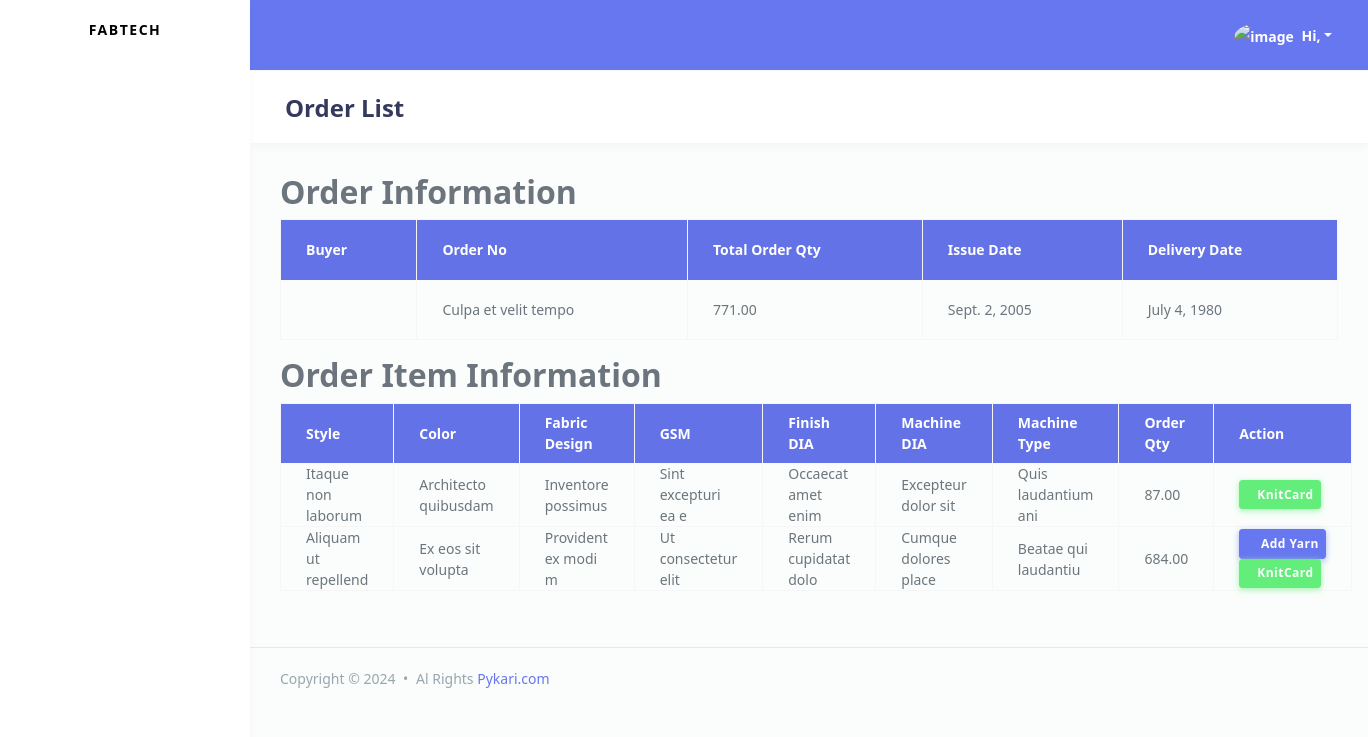
/fabricmanagement/order/1/, run on an earlier commit of the app's database.
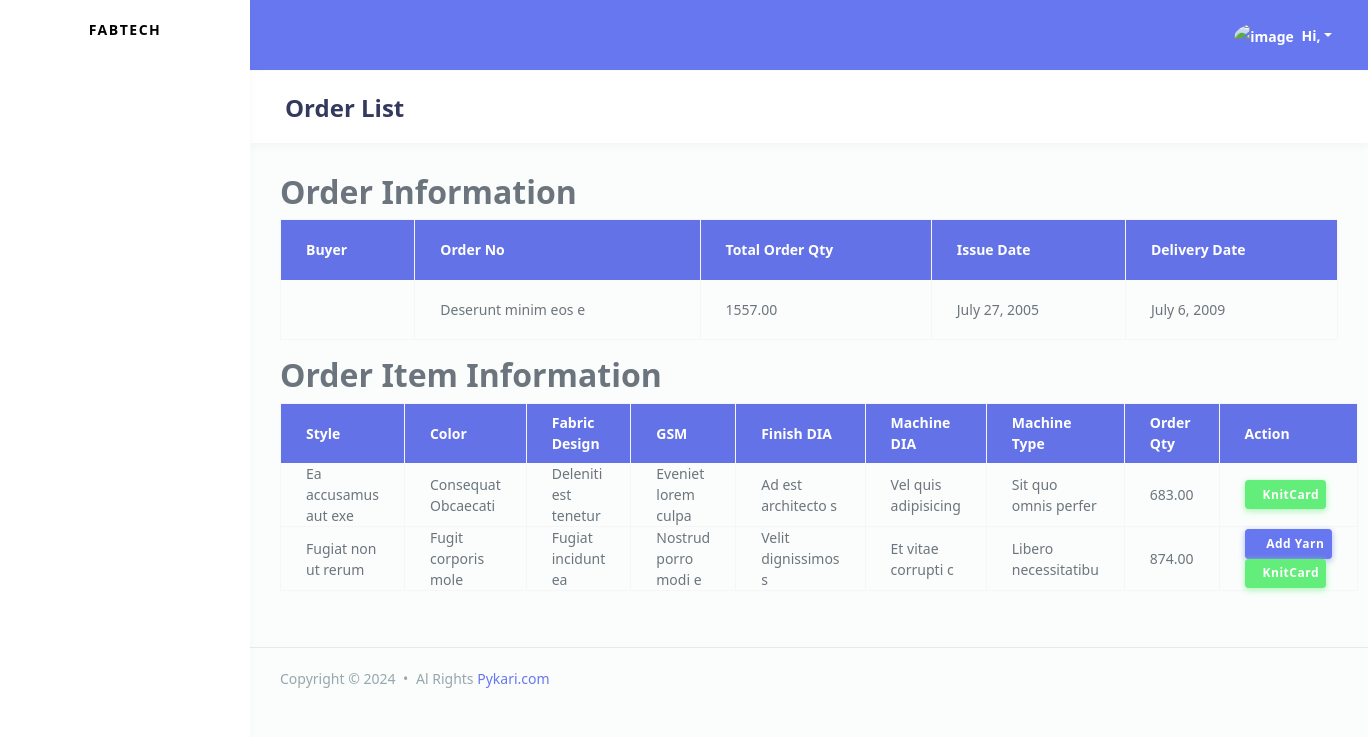
And on a later commit of the database.
### fabricmanagement/models.py (models this page shows)
class Order(models.Model):
    buyer = models.ForeignKey(Buyer,on_delete=models.CASCADE)
    order_no = models.CharField(max_length=255, db_index=True)
    order_type = models.CharField(max_length=255, db_index=True)
    total_order_qty = models.DecimalField(max_digits=10, decimal_places=2, default=0)
    total_knitcard_qty = models.DecimalField(max_digits=10, decimal_places=2, default=0)
    total_production_qty = models.DecimalField(max_digits=10, decimal_places=2, default=0)
    issue_date = models.DateField(db_index=True)
    shipment_date = models.DateField(db_index=True)
    created_at = models.DateTimeField(auto_now_add=True)
    updated_at = models.DateTimeField(auto_now=True)
    class Meta:
        indexes = [
            models.Index(fields=['issue_date']),
            models.Index(fields=['shipment_date']),
            models.Index(fields=['order_no']),
            models.Index(fields=['created_at']),
            models.Index(fields=['updated_at']),
        ]

class OrderItem(models.Model):
    order_id = models.ForeignKey(Order, on_delete=models.CASCADE, db_index=True, related_name='items')
    style = models.CharField(max_length=244, db_index=True)
    color = models.CharField(max_length=233, db_index=True)
    fabric_design = models.CharField(max_length=233, db_index=True)
    gsm = models.CharField(max_length=233, db_index=True)
    finish_dia = models.CharField(max_length=233, db_index=True)
    machine_dia = models.CharField(max_length=233, db_index=True)
    machine_type = models.CharField(max_length=233, db_index=True)
    order_item_qty = models.DecimalField(max_digits=10, decimal_places=2, default=0)
    total_assign_qty = models.DecimalField(max_digits=10, decimal_places=2, default=0,null=True)
    total_produce_qty = models.DecimalField(max_digits=10, decimal_places=2, default=0,null=True)
    total_store_recv_qty = models.DecimalField(max_digits=10, decimal_places=2, default=0,null=True)
    total_store_del_qty = models.DecimalField(max_digits=10, decimal_places=2, default=0,null=True)
    total_challan_qty = models.DecimalField(max_digits=10, decimal_places=2, default=0,null=True)
    note = models.TextField()
    created_at = models.DateTimeField(auto_now_add=True)
    updated_at = models.DateTimeField(auto_now=True)
    class Meta:
        indexes = [
            models.Index(fields=['style']),
            models.Index(fields=['created_at']),
            models.Index(fields=['updated_at']),
        ]

### fabricmanagement/views.py (the view)
# urls.py: path('order/<int:pk>/', views.OrderDetailView.as_view(), name='order_detail'),
class OrderDetailView(DetailView):
    model = Order
    template_name = 'fabricmanagement/order_detail.html'
    def get_context_data(self, **kwargs):
        context = super().get_context_data(**kwargs)
        order_items = self.object.items.all()
        for item in order_items:
            item.yarn_exists = YarnOrder.objects.filter(order_item=item).exists()
        context['order_items'] = order_items
        return context

### fabricmanagement/templates/fabricmanagement/order_detail.html (shortened to what this page needs)
{% extends "accounts/master/base.html" %}
{% block page_title %}
    Order List
{% endblock page_title %}
{% block page_body %}
<h2>Order Information</h2>
<table class="table table-bordered">
    <thead>
        <tr class="bg-primary text-white">
            <th class='text-white'>Buyer</th>
            <th class='text-white'>Order No</th>
            <th class='text-white'>Total Order Qty</th>
            <th class='text-white'>Issue Date</th>
            <th class='text-white'>Delivery Date</th>
        </tr>
    </thead>
    <tbody>
        <tr>
            <td>{{ object.buyer_name }}</td>
            <td>{{ object.order_no }}</td>
            <td>{{ object.total_order_qty }}</td>
            <td>{{ object.issue_date }}</td>
            <td>{{ object.shipment_date }}</td>
        </tr>
    </tbody>
</table>
<h2>Order Item Information</h2>
    {% include "fabricmanagement/order-item-header.html" %}
{% endblock page_body %}

### fabricmanagement/templates/fabricmanagement/order-item-header.html
<table class="table table-bordered">
    <thead>
        <tr class="bg-primary text-white">
            <th class='text-white'>Style </th>
            <th class='text-white'>Color</th>
            <th class='text-white'>Fabric Design</th>
            <th class='text-white'>GSM</th>
            <th class='text-white'>Finish DIA</th>
            <th class='text-white'>Machine DIA</th>
            <th class='text-white'>Machine Type</th>
            <th class='text-white'>Order Qty</th>
            <th class='text-white'>Action</th>
        </tr>
    </thead>
    <tbody>
        {% for item in order_items %}
        <tr>
            <td>{{ item.style }}</td>
            <td>{{ item.color }}</td>
            <td>{{ item.fabric_design }}</td>
            <td>{{ item.gsm }}</td>
            <td>{{ item.finish_dia }}</td>
            <td>{{ item.machine_dia }}</td>
            <td>{{ item.machine_type }}</td>
            <td>{{ item.order_item_qty }}</td>
            <td>
                {% if item.yarn_exists %}
            {% else %}
                <a href="{% url 'add_yarn' order.id item.id %}" class="btn btn-primary btn-sm">
                    <i class="fas fa-plus"></i> Add Yarn
                </a>
            {% endif %}
                <a href="{% url "add_knitcard_view" item.id %}" class="btn btn-success btn-sm">
                    <i class="fas fa-plus"></i>KnitCard
                </a>
            </td>
        </tr>
        {% endfor %}
    </tbody>
</table>

What changed in the data, as far as the page shows it:
removed OrderItem: style "Itaque non laborum", color "Architecto quibusdam", fabric_design "Inventore possimus", gsm "Sint excepturi ea e", finish_dia "Occaecat amet enim", machine_dia "Excepteur dolor sit", machine_type "Quis laudantium ani", order_item_qty "87.00"
removed OrderItem: style "Aliquam ut repellend", color "Ex eos sit volupta", fabric_design "Provident ex modi m", gsm "Ut consectetur elit", finish_dia "Rerum cupidatat dolo", machine_dia "Cumque dolores place", machine_type "Beatae qui laudantiu", order_item_qty "684.00", shows "Add Yarn"
changed Order: order_no "Culpa et velit tempo" → "Deserunt minim eos e"; total_order_qty "771.00" → "1557.00"; issue_date "Sept. 2, 2005" → "July 27, 2005"; shipment_date "July 4, 1980" → "July 6, 2009"
added OrderItem: style "Ea accusamus aut exe", color "Consequat Obcaecati", fabric_design "Deleniti est tenetur", gsm "Eveniet lorem culpa", finish_dia "Ad est architecto s", machine_dia "Vel quis adipisicing", machine_type "Sit quo omnis perfer", order_item_qty "683.00"
added OrderItem: style "Fugiat non ut rerum", color "Fugit corporis mole", fabric_design "Fugiat incidunt ea", gsm "Nostrud porro modi e", finish_dia "Velit dignissimos s", machine_dia "Et vitae corrupti c", machine_type "Libero necessitatibu", order_item_qty "874.00", shows "Add Yarn"
